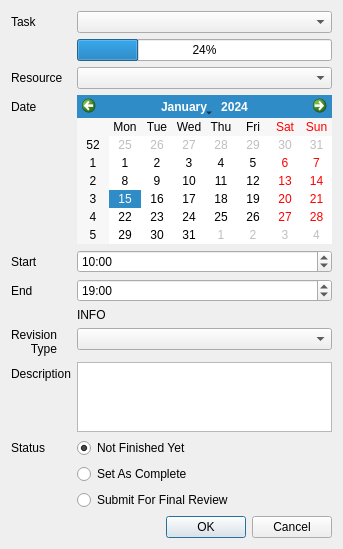
<?xml version="1.0" encoding="UTF-8"?>
<ui version="4.0">
 <class>Dialog</class>
 <widget class="QDialog" name="Dialog">
  <property name="geometry">
   <rect>
    <x>0</x>
    <y>0</y>
    <width>343</width>
    <height>546</height>
   </rect>
  </property>
  <property name="windowTitle">
   <string>Dialog</string>
  </property>
  <layout class="QVBoxLayout" name="verticalLayout">
   <item>
    <layout class="QFormLayout" name="formLayout">
     <property name="fieldGrowthPolicy">
      <enum>QFormLayout::AllNonFixedFieldsGrow</enum>
     </property>
     <item row="0" column="0">
      <widget class="QLabel" name="label_3">
       <property name="text">
        <string>Task</string>
       </property>
      </widget>
     </item>
     <item row="0" column="1">
      <widget class="QComboBox" name="tasks_comboBox"/>
     </item>
     <item row="1" column="1">
      <widget class="QProgressBar" name="task_progressBar">
       <property name="value">
        <number>24</number>
       </property>
      </widget>
     </item>
     <item row="2" column="0">
      <widget class="QLabel" name="label_4">
       <property name="text">
        <string>Resource</string>
       </property>
      </widget>
     </item>
     <item row="2" column="1">
      <widget class="QComboBox" name="resource_comboBox"/>
     </item>
     <item row="3" column="0">
      <widget class="QLabel" name="label_5">
       <property name="text">
        <string>Date</string>
       </property>
      </widget>
     </item>
     <item row="3" column="1">
      <widget class="QCalendarWidget" name="calendarWidget"/>
     </item>
     <item row="4" column="0">
      <widget class="QLabel" name="label">
       <property name="text">
        <string>Start</string>
       </property>
      </widget>
     </item>
     <item row="4" column="1">
      <widget class="QTimeEdit" name="start_timeEdit">
       <property name="time">
        <time>
         <hour>10</hour>
         <minute>0</minute>
         <second>0</second>
        </time>
       </property>
       <property name="currentSection">
        <enum>QDateTimeEdit::MinuteSection</enum>
       </property>
       <property name="displayFormat">
        <string>HH:mm</string>
       </property>
       <property name="calendarPopup">
        <bool>true</bool>
       </property>
      </widget>
     </item>
     <item row="5" column="0">
      <widget class="QLabel" name="label_2">
       <property name="text">
        <string>End</string>
       </property>
      </widget>
     </item>
     <item row="5" column="1">
      <widget class="QTimeEdit" name="end_timeEdit">
       <property name="time">
        <time>
         <hour>19</hour>
         <minute>0</minute>
         <second>0</second>
        </time>
       </property>
       <property name="currentSection">
        <enum>QDateTimeEdit::MinuteSection</enum>
       </property>
       <property name="displayFormat">
        <string>HH:mm</string>
       </property>
       <property name="calendarPopup">
        <bool>true</bool>
       </property>
      </widget>
     </item>
     <item row="6" column="1">
      <widget class="QLabel" name="info_area_label">
       <property name="text">
        <string>INFO</string>
       </property>
      </widget>
     </item>
     <item row="7" column="0">
      <widget class="QLabel" name="revision_label">
       <property name="text">
        <string>&lt;html&gt;&lt;head/&gt;&lt;body&gt;&lt;p align=&quot;right&quot;&gt;Revision&lt;br/&gt;Type&lt;/p&gt;&lt;/body&gt;&lt;/html&gt;</string>
       </property>
      </widget>
     </item>
     <item row="7" column="1">
      <widget class="QComboBox" name="revision_type_comboBox"/>
     </item>
     <item row="8" column="0">
      <widget class="QLabel" name="label_7">
       <property name="text">
        <string>Description</string>
       </property>
      </widget>
     </item>
     <item row="8" column="1">
      <widget class="QPlainTextEdit" name="description_plainTextEdit"/>
     </item>
     <item row="9" column="0">
      <widget class="QLabel" name="label_9">
       <property name="text">
        <string>Status</string>
       </property>
      </widget>
     </item>
     <item row="9" column="1">
      <widget class="QRadioButton" name="not_finished_yet_radioButton">
       <property name="text">
        <string>Not Finished Yet</string>
       </property>
       <property name="checked">
        <bool>true</bool>
       </property>
      </widget>
     </item>
     <item row="10" column="1">
      <widget class="QRadioButton" name="set_as_complete_radioButton">
       <property name="text">
        <string>Set As Complete</string>
       </property>
      </widget>
     </item>
     <item row="11" column="1">
      <widget class="QRadioButton" name="submit_for_final_review_radioButton">
       <property name="text">
        <string>Submit For Final Review</string>
       </property>
      </widget>
     </item>
    </layout>
   </item>
   <item>
    <widget class="QDialogButtonBox" name="buttonBox">
     <property name="orientation">
      <enum>Qt::Horizontal</enum>
     </property>
     <property name="standardButtons">
      <set>QDialogButtonBox::Cancel|QDialogButtonBox::Ok</set>
     </property>
    </widget>
   </item>
  </layout>
 </widget>
 <resources/>
 <connections>
  <connection>
   <sender>buttonBox</sender>
   <signal>accepted()</signal>
   <receiver>Dialog</receiver>
   <slot>accept()</slot>
   <hints>
    <hint type="sourcelabel">
     <x>248</x>
     <y>254</y>
    </hint>
    <hint type="destinationlabel">
     <x>157</x>
     <y>274</y>
    </hint>
   </hints>
  </connection>
  <connection>
   <sender>buttonBox</sender>
   <signal>rejected()</signal>
   <receiver>Dialog</receiver>
   <slot>reject()</slot>
   <hints>
    <hint type="sourcelabel">
     <x>316</x>
     <y>260</y>
    </hint>
    <hint type="destinationlabel">
     <x>286</x>
     <y>274</y>
    </hint>
   </hints>
  </connection>
 </connections>
</ui>
